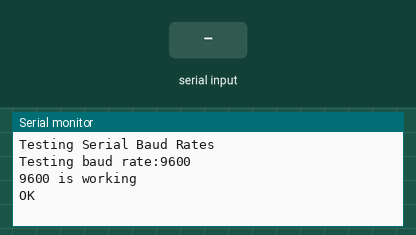
The sketch below on a simulated Arduino Uno, built with avr-gcc and run on an emulated ATmega328P. Parts: the last lines printed to the serial monitor. Inputs (shaded band) come from the test bench. The modem accepts every AT command (registered, SIM ready, sends succeed) and sends nothing else.

Above: at 1.2 s.
1.3 s: "1" received over the second serial link
At 2.1 s:
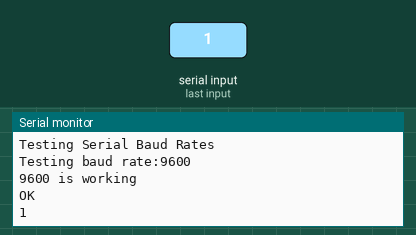
2.8 s: "0" received over the second serial link
At 3.2 s:
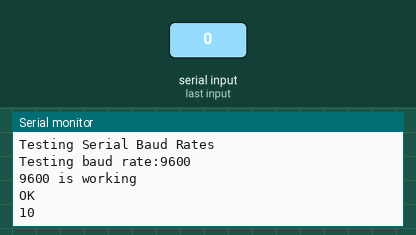

Measured:
- after the input at 1.3 s, the serial monitor: prints a new line at once (image 1)
- after the input at 2.8 s, the serial monitor: prints a new line at once (image 2)

The sketch:

BaudRateDetect.ino
```cpp
#include <SoftwareSerial.h>

SoftwareSerial SoftSerial (2, 3);

uint32_t baudRate[] = {9600, 57600, 115200, 230400, 460800};
uint32_t presetBaudRate = 0;

void setup() {
  Serial.begin(115200);
  while (!Serial) delay(1);
  Serial.println("Testing Serial Baud Rates");
  for (int i = 0; i  < (sizeof(baudRate) / sizeof(uint32_t)); i++) {
    SoftSerial.begin(baudRate[i]);
    Serial.println("Testing baud rate:" + String(baudRate[i]));
    while (!SoftSerial) delay(1);
    SoftSerial.println("AT");
    int start = millis() + 20000;
    while (SoftSerial.available() < 1 && start > millis()) delay(1);
    if (SoftSerial.available() > 0) {
      if (SoftSerial.find("OK")) {
        Serial.println(String(baudRate[i]) + " is working");
        presetBaudRate = baudRate[i];
        break;
      }
      else Serial.println(String(baudRate[i]) + " not working");
    }
    else Serial.println(String(baudRate[i]) + " not working");
    SoftSerial.end();
  }
  if (presetBaudRate) {
    SoftSerial.begin(presetBaudRate);
    SoftSerial.println("AT+UART?");
    while (SoftSerial.available() < 1) delay(1);
    if (Serial.available() > 0)Serial.println(SoftSerial.readString());
  }
  else Serial.println("The Test Failed\n\nCheck the connection\n\nCheck the available Baud Rate\n");
}

void loop() {
  if (presetBaudRate) {
    if (SoftSerial.available()) Serial.write(SoftSerial.read());
    if (Serial.available()) SoftSerial.write(Serial.read());
  }
}
```
